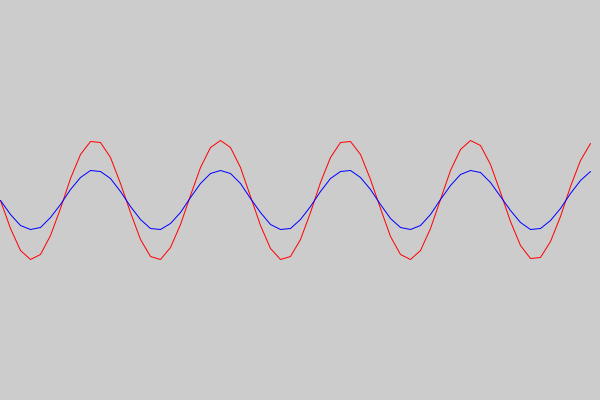
Frame 1 (no input)
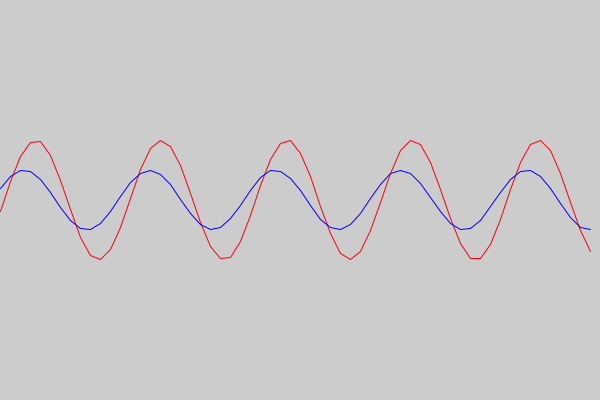
Frame 60 (the mouse pressed at the canvas centre just before this capture)
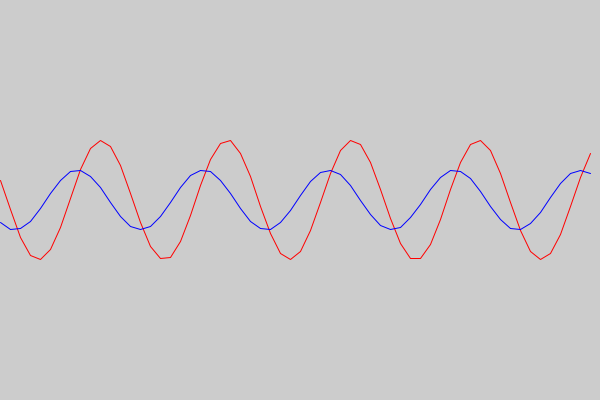
Frame 120 (the mouse held since frame 60 and released just before this capture)

The Processing sketch that drew these frames (run headless with seeded random() and noise(); from frame 60 on, the mouse is pressed at the canvas centre):

// Processing sketch: sk_func_return_waves
// ── sk_func_return_waves.pde
float fTimeR = 0;
float fTimeB = 0;

void setup()
{
  size(600, 400);
}

void draw()
{
  
  background(204);
  
  translate( 0, height / 2 );
  
  // 波の描画（Red）
  drawWaveR();
  
  // 波の描画（Blue）
  drawWaveB();
}

void drawWaveR()
{
  stroke(255,0,0);
  noFill();
  beginShape();
  for (int iX = 0; iX < width; iX+=10)
  {
    float fY = getWaveY(iX, fTimeR, 60);
    vertex( iX, fY );
  }
  endShape();
  
  fTimeR += 0.05;
}

void drawWaveB()
{
  stroke(0,0,255);
  noFill();
  beginShape();
  for (int iX = 0; iX < width; iX+=10)
  {
    float fY = getWaveY(iX, fTimeB, 30);
    vertex( iX, fY );
  }
  endShape();
  
  fTimeB += 0.06;
}

float getWaveY(float iX, float fTime, float fAmp ) 
{
  return sin(iX * 0.05 + fTime) * fAmp;
}
